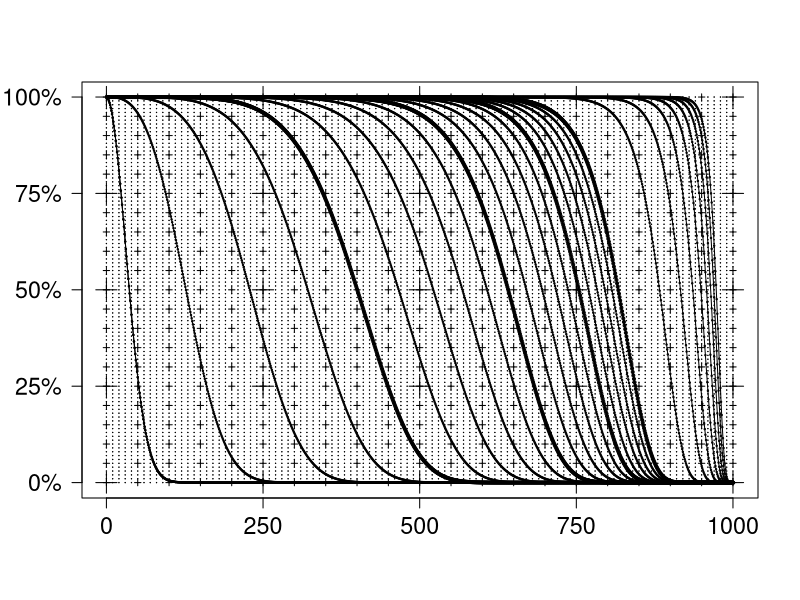

The R source for this figure:
library(matlab)

P <- array(NA,dim=c(100,1000))
for (k in 1:100) { 
 p <- 1 
 for( d in 1:1000) { P[k,d] <- p <- p * ( 1- (1e-3*d)^k) }   
}

plot ( 1:1000, P[1,1:1000] , xaxt="n",yaxt="n", xlab="",ylab="", cex=0.2,type='o')
axis(2,0:4/4,c("0%","25%","50%","75%","100%"),las=1,cex.axis=1.4)
axis(1,0:4*250,cex.axis=1.4)
for(k in 1:20){ points ( 1:1000, P[k,] , cex=0.2 , type="o") }
for(k in 1:4*5){ points ( 1:1000, P[k,] , cex=0.4 , type="o") }
for(k in 1:10*10){ points ( 1:1000, P[k,] , cex=0.2 , type="o") }
points( meshgrid( 0:4*250 , 0:4/4) , pch=3 ,cex=2)
points( meshgrid( 0:20*50 , 0:20/20) , pch=3 ,cex=0.6)
points( meshgrid( 0:100*10 , 0:100/100) , pch=3 ,cex=0.04)
